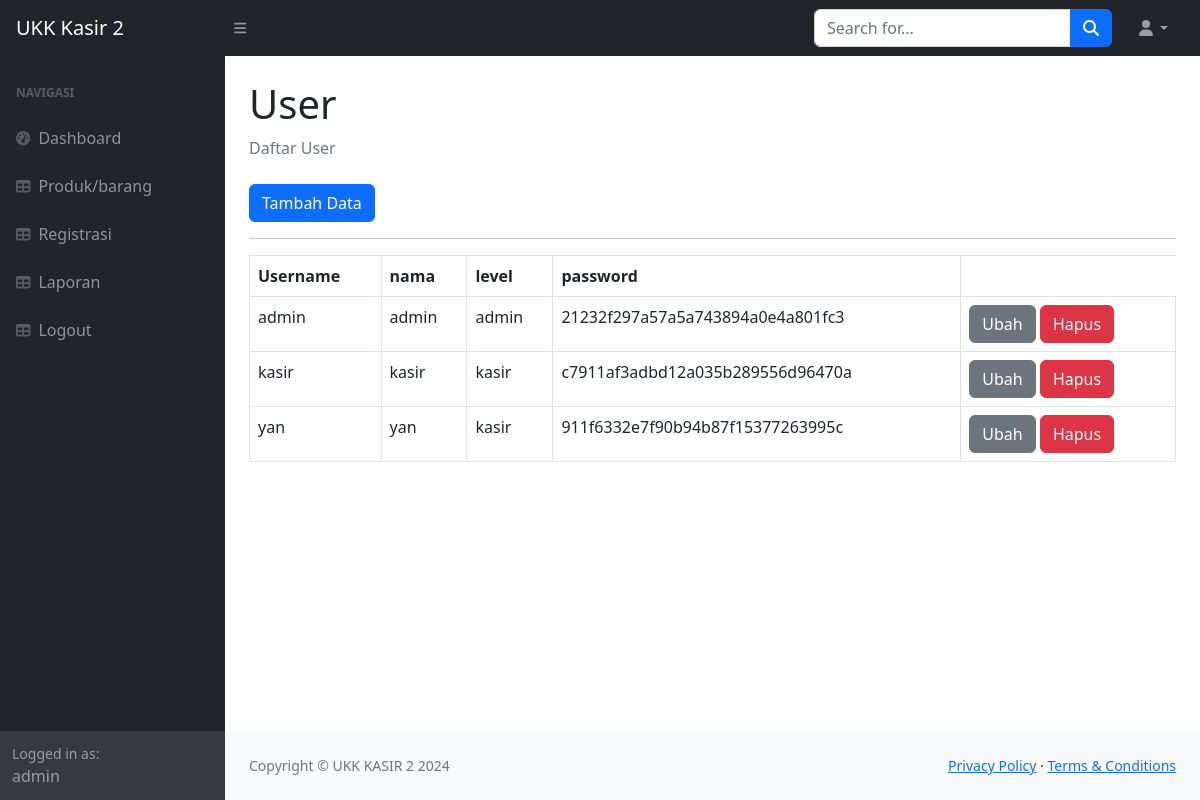
/index.php?page=register (signed in), run on the app's committed database.
### tables this page shows
CREATE TABLE `user` (
  `id_user` int(11) NOT NULL,
  `username` varchar(30) NOT NULL,
  `password` varchar(32) NOT NULL,
  `nama` varchar(32) NOT NULL,
  `level` enum('admin','kasir') NOT NULL
);

### register.php (the view)
<div class="container-fluid px-4">
    <h1 class="mt-4">User</h1>
    <ol class="breadcrumb mb-4">
        <li class="breadcrumb-item active">Daftar User</li>
    </ol>
    <table class="table table-bordered">
        <a href="?page=register_tambah" class="btn btn-primary">Tambah Data</a>
        <hr>
        <tr>
            <th>Username</th>
            <th>nama</th>
            <th>level</th>
            <th>password</th>
        </tr>
        <?php
        $query = mysqli_query($koneksi, "SELECT * FROM user");
        while($data = mysqli_fetch_array($query)) {
        ?>
        <tr>
            <td><?php echo $data['username'];?></td>
            <td><?php echo $data['nama'];?></td>
            <td><?php echo $data['level'];?></td>
            <td><?php echo $data['password'];?></td>
            <td>
                <a href="?page=register_ubah&id=<?php echo $data['id_user']; ?>" class="btn btn-secondary">Ubah</a>
                <a href="?page=register_hapus&id=<?php echo $data['id_user']; ?>" class="btn btn-danger">Hapus</a>
            </td>
        </tr>
        <?php
        }
        ?>
    </table>
</div>

### data on the page
user: username "admin", nama "admin", level "admin", password "21232f297a57a5a743894a0e4a801fc3"
user: username "kasir", nama "kasir", level "kasir", password "c7911af3adbd12a035b289556d96470a"
user: username "yan", nama "yan", level "kasir", password "911f6332e7f90b94b87f15377263995c"

### other printed values
$_SESSION['user']['nama'] "admin"
